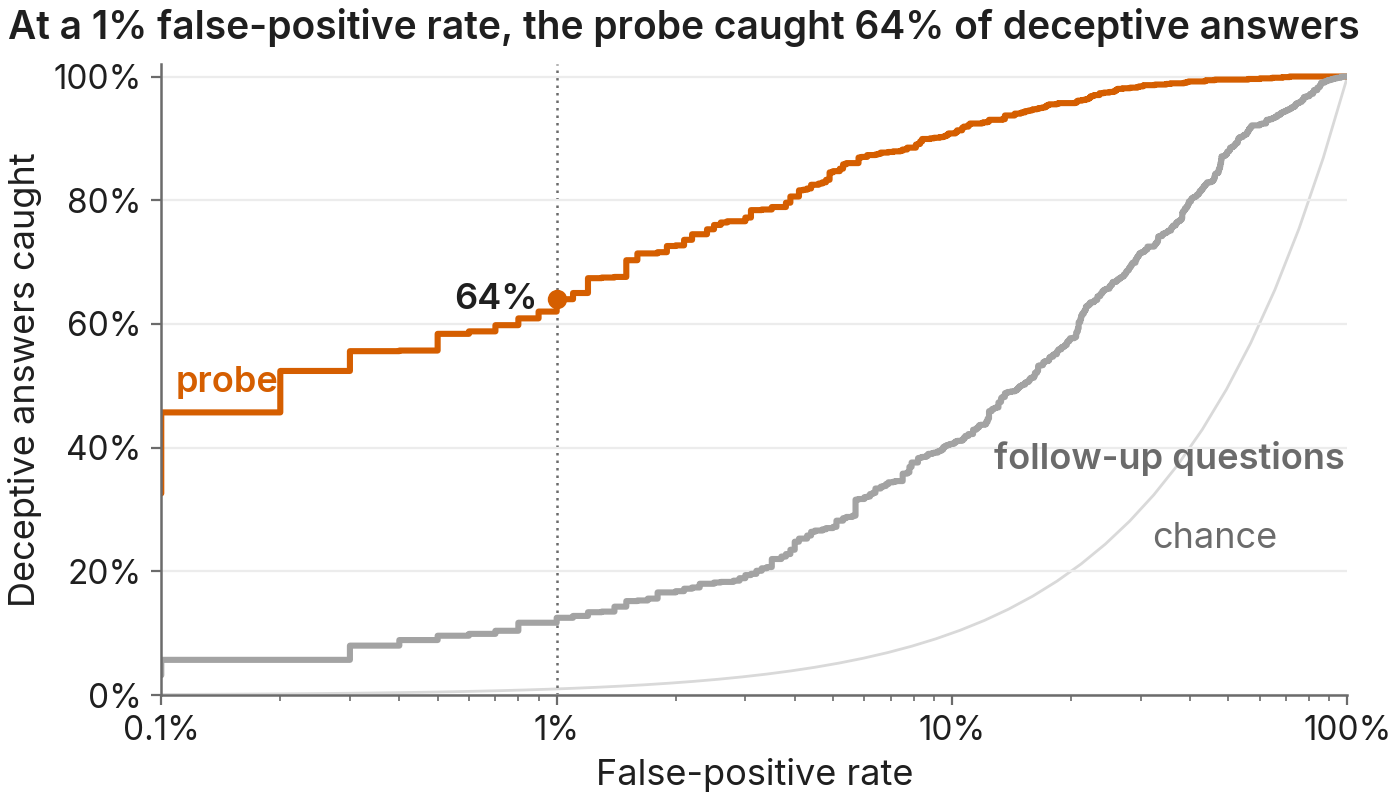

Reproduce this figure in Python.
"""ROC plot: each detector's curve on a log false-positive axis, chance as a thin line, and one marked operating point
with its value.

Answers: How well does a probe or monitor separate two classes?
Shows: ROC curves: a deception probe against a black-box baseline, with the operating point at 1% false positives
Claim: at a 1% false-positive rate, the probe catches most deceptive answers and the baseline few.
Caption: **At a 1% false-positive rate, the probe caught 64% of deceptive answers, against 13% for follow-up
questions.** True-positive rate against false-positive rate as the threshold varies, on 1,000 honest and 1,000
deceptive answers held out from training; the false-positive axis is logarithmic, and the dotted line marks 1%.
score_histograms.py shows the same probe scores. Made-up data.
"""
import sys
from pathlib import Path

import matplotlib.pyplot as plt
import numpy as np
from matplotlib.ticker import FuncFormatter, PercentFormatter

HERE = Path(__file__).resolve().parent
sys.path.insert(0, str(HERE.parent))  # the skill's directory, which holds figkit.py
import figkit as fk

SEED = 0
rng = np.random.default_rng(SEED)
honest = rng.normal(0, 1, 1000)  # probe scores, shared with score_histograms.py
deceptive = rng.normal(2.6, 1, 1000)
honest_q, deceptive_q = rng.normal(0, 1, 1000), rng.normal(1.0, 1, 1000)  # the baseline's scores


def roc(neg, pos):
    t = np.sort(np.concatenate([neg, pos]))[::-1]
    return 100 * (neg[None, :] >= t[:, None]).mean(1), 100 * (pos[None, :] >= t[:, None]).mean(1)


fpr, tpr = roc(honest, deceptive)
fpr_q, tpr_q = roc(honest_q, deceptive_q)
at_1 = tpr[fpr <= 1].max()
at_1_q = tpr_q[fpr_q <= 1].max()

fk.use()
fig, ax = plt.subplots()
chance = np.logspace(-1, 2, 50)
ax.plot(chance, chance, color=fk.LIGHT, lw=1, zorder=0)
ax.axvline(1, color=fk.MUTED, lw=0.9, ls=(0, (1, 2)), zorder=0)
ax.plot(fpr, tpr, color=fk.ACCENT, label="probe", drawstyle="steps-post")
ax.plot(fpr_q, tpr_q, color=fk.GREY, label="follow-up questions", drawstyle="steps-post")
ax.plot(1, at_1, "o", color=fk.ACCENT, ms=6)
ax.annotate(f"{at_1:.0f}%", (1, at_1), xytext=(-7, 0), textcoords="offset points", ha="right", va="center",
            fontweight="semibold")
# Both curves end at the top right corner, so each is named where it is far from the other.
ax.annotate("probe", (0.105, tpr[fpr <= 0.105].max()), xytext=(2, 5), textcoords="offset points", va="bottom",
            color=fk.ACCENT, fontweight="semibold")
ax.annotate("follow-up questions", (12, tpr_q[fpr_q <= 12].max()), xytext=(4, -16), textcoords="offset points",
            color=fk.MUTED, fontweight="semibold")
ax.annotate("chance", (30, 30), xytext=(4, -14), textcoords="offset points", color=fk.MUTED)
ax.set(xscale="log", xlim=(0.1, 100), ylim=(0, 102), xlabel="False-positive rate", ylabel="Deceptive answers caught")
ax.xaxis.set_major_formatter(FuncFormatter(lambda v, _: f"{v:g}%"))
ax.yaxis.set_major_formatter(PercentFormatter(decimals=0))
fk.title(fig, f"At a 1% false-positive rate, the probe caught {at_1:.0f}% of deceptive answers")
fk.save(fig, HERE / "roc_probe.png")
